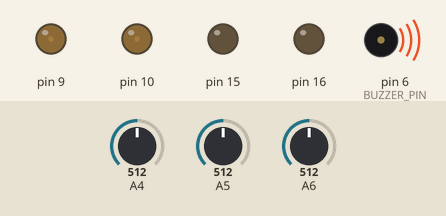
This sketch was run on a simulated Arduino Mega 2560, built with avr-gcc and run on an emulated ATmega2560. Parts: output pins drawn as LEDs (lit = HIGH), buzzer (waves = sounding). Inputs (shaded band) come from the test bench; at power-on: A4 = 512, A5 = 512, A6 = 512. What the sketch prints to the serial monitor is not drawn.

Above: at 2.28 s.
2.3 s: A4 set to 287
5.3 s: A4 set to 254
At 6.3 s:
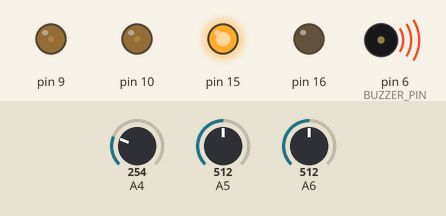
6.8 s: A5 set to 716
At 7.4 s:
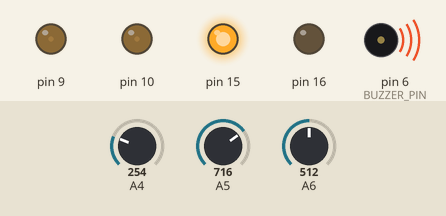
8.3 s: A5 set to 765
At 9.2 s:
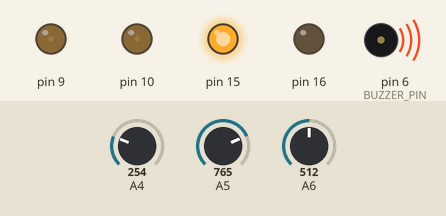
9.8 s: A5 set to 789
At 10.4 s:
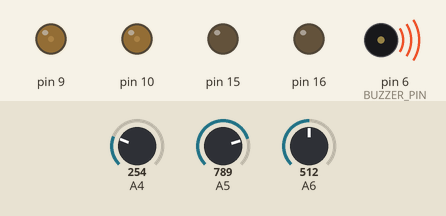
11.3 s: A4 set to 227
At 12.2 s:
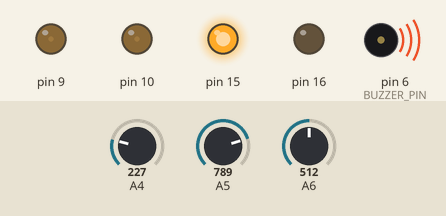
Timing chart, 0 to 13.8 s (numbered marks = the images above; inputs shaded):
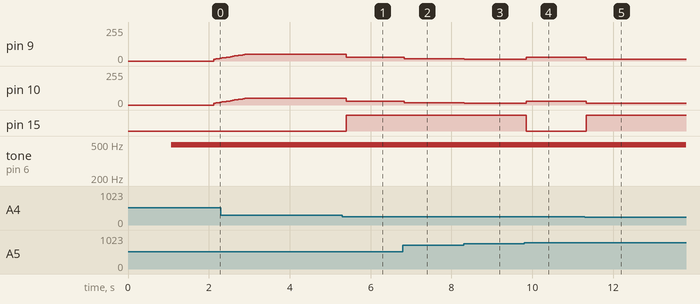

Measured:
- the behaviour switches between 273 and 272 on A4 (found by bisection; images 0 and 1)
- the behaviour switches between 780 and 781 on A5 (found by bisection; images 3 and 4)
- the behaviour switches between 246 and 245 on A4 (found by bisection; images 4 and 5)
- after the input at 5.3 s, pin 9, pin 10: 50/255 → 30/255 after 0.09 s; pin 15: LOW → HIGH after 0.09 s
- after the input at 6.8 s, pin 9, pin 10: 30/255 → 17/255 at once
- after the input at 8.3 s, pin 9, pin 10: 17/255 → 15/255 at once
- after the input at 9.8 s, pin 9, pin 10: 15/255 → 30/255 after 0.05 s; pin 15: HIGH → LOW after 0.05 s
- after the input at 11.3 s, pin 9, pin 10: 30/255 → 15/255 at once; pin 15: LOW → HIGH at once

The sketch:

final_state_machine.ino
```cpp
#define STATE_INITIAL 0  // define the all the states of Romi
#define STATE_DRIVE_FORWARDS 1
#define STATE_FOUND_LINE 2
#define STATE_BANGBANG 3
#define STATE_GOHOME 4

#define LINE_LEFT_PIN 22  // line sensor pin
#define LINE_CENTER_PIN 21
#define LINE_RIGHT_PIN 20


#include "motor_c.h"
#include "defs.h"
#include "beep.h"
#include "lineSensor_all.h"
#include "encoders.h"
#include "timer3.h"
#include "kinematics.h"
#include "pid.h"

int state;

unsigned long last_timestamp;
float M; // M value calculated by line sensor signal for bangbang system
float P_max;
float line_threshold; // thereshold for line sensor to decide whether on line
//float f_P;
float b_p; //motor power for bangbang

// pid parameter for left and right motors
float p_l = 1.4; //1.4 for 8
float i_l = 0.006; //0.006
float d_l = 5.2; // 2.5

float p_r = 1.4; //1.4 for 8
float i_r = 0.006; //0.006
float d_r = 2.5; // 2.5

// pid demand for forward driving
float forwardDemand = 8;
float forwardPwr_l;
float forwardPwr_r;

//pid demand for going home
float goHomeDemand = 8;
float goHomePwr_l;
float goHomePwr_r;
float gohomeDir = 1;


//float FindLineDemand = 20;
float FindLinePwr_l = 25; // motor power for finding lines
float FindLinePwr_r = 25;

PID_c l_PID(p_l, i_l, d_l); // pid for left motor
PID_c r_PID(p_r, i_r, d_r); // pid for right motor

lineSensor_c line(LINE_LEFT_PIN, LINE_CENTER_PIN, LINE_RIGHT_PIN);
kinematics_c kin; //kinematics for finding line tactics
kinematics_c kin1; //kinematics for distance calculation
kinematics_c kin2; //kinematics for going home
int n_tactic;
int h_tactic;


void setup() {
  // put your setup code here, to run once:

  Serial.begin(BAUD_RATE);
  delay(1000);
  Serial.println("***RESET***");

  line.calibrate(); // calibrate the line sensor to move bias

  setupEncoder0(); // setup for left and right encoder to count
  setupEncoder1();
  setupTimer3();  // setup timer3 to calculate the speed in a time interval

  line_threshold = 0.0;
  b_p = 30;
//  f_P = 20;
  last_timestamp = millis();
  n_tactic = 1; // initializing for finding line tactics/state
  h_tactic = 1; // initializing for going home tactics/state

  state = STATE_INITIAL;

}

void loop() {
//calcuate the sample time
  unsigned long time_now = millis();
  unsigned long elapsed_time = time_now - last_timestamp;
//update kinematics
  kin.k_update();
  kin1.k_update();
  kin2.k_update();

  if (elapsed_time > 50) {
    last_timestamp = millis();
      line_threshold = 250.0;

      line.readCalibrated(); //read the data calibrated
      M = line.w_lineSensing(line.onLine(line_threshold)); // calculating the M factor for bangbang

      //final state machine
      if( state == STATE_INITIAL ) {
        //beep 5 times at the beginning
               intialisingBeeps();
               l_PID.reset(); //reset pid for forward driving after beeping 5 times
               r_PID.reset();

      } else if( state == STATE_DRIVE_FORWARDS ) {
        // drive forward after beeping 5 times
               driveForwards();

      } else if( state == STATE_FOUND_LINE ) {
        // when line can't be found tactics for finding line will be actuated
               foundLineBeeps();

      } else if( state == STATE_BANGBANG ){
        //when line can be detected bangbang system will be used to follow line
               BANGBANG(b_p);

      } else if(state == STATE_GOHOME){
      // when Romi drive over a distance threshold Romi will use this goHome function
      // which include PID and degree controll to go home
               GoHome();

      } else {

              Serial.println("System Error, Unknown state!");
      }


    }
}

void intialisingBeeps() {
//beep 5 times at the beginning when line can't be detected
  if( line.onLine(line_threshold ) == false) {

      beep(); beep(); beep(); beep(); beep();
//transfer to state driving forward
      state = STATE_DRIVE_FORWARDS;

  }
}

void driveForwards() {
//when line can be detected PID will be used to drive in a straight line
  if( line.onLine(line_threshold) == false  ) {

        forwardPwr_l = l_PID.pid_update(forwardDemand, speed_e0);
        forwardPwr_r = r_PID.pid_update(forwardDemand, speed_e1);
        l_motor.setPower(forwardPwr_l);
        r_motor.setPower(forwardPwr_r);
//       l_motor.setPower(25);
//       r_motor.setPower(25);

  } else if( line.onLine(line_threshold) == true ) {
//when the line can't be detected state will be transfered to bangbang system to follow the line
    state = STATE_BANGBANG;

  }

}

void foundLineBeeps() {
//When line can't be detected finding line system will be used to find line
  if( line.onLine(line_threshold) == false  ) {

//When total driving distance over 232cm and driving distance over 245cm Romi will turn right to go home
//When total driving distance over 232cm and driving distance below 245cm Romi will turn left to go home
    if(kin1.x > 232){

       if(kin1.x >= 245){

      gohomeDir = 1;

    } else{

      gohomeDir = -1;

    }
        kin2.k_reset(); //kinematics is reset for going home and tranfering the state to going home
        state = STATE_GOHOME;
//        l_PID.reset();
//        r_PID.reset();

    } else{ //When driving distance below 232 finding line tactics will be used

         if(n_tactic == 1){ //tacitc 1: turn right to 90 degree

//                FindLinePwr_l = l_PID.pid_update(FindLineDemand, speed_e0);
//                FindLinePwr_r = r_PID.pid_update(-FindLineDemand, speed_e1);
                l_motor.setPower(FindLinePwr_l);
                r_motor.setPower(-FindLinePwr_r);

                    if(kin.theta >= PI/2){ // When Romi drive to 90 degree tacitc will be transferred to tactic 2
                      //and Romi will stop
                      n_tactic  = 2;

                      l_motor.setPower(0);
                      r_motor.setPower(0);

                    }

                 } else if(n_tactic == 2){ //tacitc 2: turn left to 90 degree

//                      FindLinePwr_l = l_PID.pid_update(-FindLineDemand, speed_e0);
//                      FindLinePwr_r = r_PID.pid_update( FindLineDemand, speed_e1);
                      l_motor.setPower(-FindLinePwr_l);
                      r_motor.setPower(FindLinePwr_r);

                      if(kin.theta <= -PI/2){ // When Romi drive to -90 degree tacitc will be transferred to tactic3
                     //and Romi will stop
                      n_tactic  = 3;

                      l_motor.setPower(0);
                      r_motor.setPower(0);

                    }

                 } else if(n_tactic == 3){ //tacitc 3: turn right to 0 degree

//                      FindLinePwr_l = l_PID.pid_update(FindLineDemand, speed_e0);
//                      FindLinePwr_r = r_PID.pid_update(-FindLineDemand, speed_e1);
                      l_motor.setPower(FindLinePwr_l);
                      r_motor.setPower(-FindLinePwr_r);

                   if(kin.theta >= 0){ // When Romi drive to 0 degree tacitc will be transferred to tactic4
                    //and Romi will stop
                      n_tactic  = 4;
                      l_motor.setPower(0);
                      r_motor.setPower(0);

                    }
                  } else if(n_tactic == 4){

//                      FindLinePwr_l = l_PID.pid_update(FindLineDemand, speed_e0);
//                      FindLinePwr_r = r_PID.pid_update(FindLineDemand, speed_e1);
                    if(kin1.x >= 75){ //When Romi drive far from 75cm Romi in tactic4 will drive forward
                      l_motor.setPower(FindLinePwr_l);
                      r_motor.setPower(FindLinePwr_r);

                      kin.k_reset(); // reset kinematics when finishing every finding line tactics
                    } else{ //When Romi don't drive far from 75cm Romi in tactic4 will turn right until finding line

                      l_motor.setPower(FindLinePwr_l);
                      r_motor.setPower(-FindLinePwr_r);

                    }

                 }

          }


  } else if( line.onLine(line_threshold) == true  ) { // When line is found Romi will follow line by using bangbang

    state = STATE_BANGBANG;

  }

}

void BANGBANG(float B_P) {

  if( line.onLine(line_threshold) == true  ) {

          line.bangbang_controller(B_P);
          n_tactic = 1;
          kin.k_reset(); //reset kinematics after finding line in order to use degree accumulation later

  } else if( line.onLine(line_threshold) == false ) {
// When line cant be found line will be found by using method mentioned before
        state = STATE_FOUND_LINE;
//        l_PID.reset();
//        r_PID.reset();

  }

}


void GoHome() {

  Serial.print(kin2.x);
  Serial.print(",");
  Serial.print(kin2.theta);
  Serial.print(",");
  Serial.println(h_tactic);
  if (kin2.x >= 160){ //When Romi drives home over 160cm Romi will stop

          l_motor.setPower(0);
          r_motor.setPower(0);
  } else{

     if( h_tactic == 1  ) { // rotation direction depend on method mendtioned before


//          goHomePwr_l = l_PID.pid_update(goHomeDemand, speed_e0);
//          goHomePwr_r = r_PID.pid_update(-goHomeDemand, speed_e1);
          l_motor.setPower(25 * gohomeDir);
          r_motor.setPower(-25 * gohomeDir);


         if( abs(kin2.theta) >= 1.445 ) { // heading angle for going home and stop

          h_tactic = 2;
          l_motor.setPower(0);
          r_motor.setPower(0);
          l_PID.reset(); // reset pid for going home on straight line
          r_PID.reset();


        }

      }  else if( h_tactic == 2  ) { //going home on straight line by using PID

          goHomePwr_l = l_PID.pid_update(goHomeDemand, speed_e0);
          goHomePwr_r = r_PID.pid_update(goHomeDemand, speed_e1);
          l_motor.setPower(goHomePwr_l);
          r_motor.setPower(goHomePwr_r);

  }

  }
}
```

beep.h
```cpp
#ifndef _BEEP_H
#define _BEEP_H
#define BUZZER_PIN 6

void beep(){ // beep
  pinMode(BUZZER_PIN,OUTPUT);
  analogWrite(BUZZER_PIN,80);
  delay(100);
  analogWrite(BUZZER_PIN,0);
  delay(100);
  }

#endif
```

defs.h
```cpp
#ifndef _DEFS_H  //define pins and variables
#define _DEFS_H

#define PWM_L 10
#define PWM_R 9

#define DIR_L 16
#define DIR_R 15

#define PWM_MAX 50
#define PWM_MIN 0

#define BAUD_RATE 9600

#endif
```

kinematics.h
```cpp
#ifndef _KINEMATICS_H
#define _KINEMATICS_H


class kinematics_c {
  public:

    // What variables do you need?
    // What is the appropriate type?
    float x;
    float y;
    float theta;

    float last_x;
    float last_y;
    float last_theta;

    unsigned long last_k_ts = millis();

    // Function Prototypes
    kinematics_c();
    void k_reset(); // constructor
    void k_update();    // update kinematics


}; // End of class definition.


kinematics_c::kinematics_c() {

  k_reset();

} // end of constructor.

// Routine to execute the update to
// kinematics
void kinematics_c::k_update() {

  long time_now_k = millis();
  long diff_time_k = time_now_k - last_k_ts;
  float delta_time_k = (float) diff_time_k;

  if(delta_time_k > 20){ // sample every 20ms

      last_k_ts = time_now_k;

      float wheel_seperation = 14.2;     //cm
      theta = last_theta + ( (speed_e0 - speed_e1) * 0.02 ) / wheel_seperation; // accumulation degree
      last_theta = theta;

      x = last_x + ( (speed_e0 + speed_e1) * 0.02 ) / 2.0  ;   // second, cm,  total distance
      last_x = x;
  }
}

void kinematics_c::k_reset(){
     x = 0; //total distance
     y = 0;
     theta = 0;

     last_x = 0;
     last_y = 0;
     last_theta = 0;

     last_k_ts = millis();
}


#endif
```

lineSensor_all.h
```cpp
#ifndef _3LINESENSOR_ALL_H
#define _3LINESENSOR_ALL_H

#include "motor_c.h"
#include "defs.h"

class lineSensor_c{ //class for 3 line sensor
   public:

      int l_pin;
      int c_pin;
      int r_pin;

      float l_bias;
      float c_bias;
      float r_bias;

      float l_calibratedLine;
      float c_calibratedLine;
      float r_calibratedLine;

      float l_line_in;
      float c_line_in;
      float r_line_in;
      unsigned long last_cali_ts;
      float m;

//      unsigned long last_time_0;


//      Motor_c l_motor(PWM_L, DIR_L);
//      Motor_c r_motor(PWM_R, DIR_R);

      lineSensor_c(int L_pin, int C_pin, int R_pin){

          last_cali_ts = millis();

          l_pin = L_pin;
          c_pin = C_pin;
          r_pin = R_pin;

          l_bias = 0;
          c_bias = 0;
          r_bias = 0;

          l_calibratedLine = 0;
          c_calibratedLine = 0;
          r_calibratedLine = 0;

          l_line_in = 0;
          c_line_in = 0;
          r_line_in = 0;

          m = 0;
//          last_time_0 = 0;
          pinMode(l_pin, INPUT);
          pinMode(c_pin, INPUT);
          pinMode(r_pin, INPUT);

        }

        void calibrate();
        void readCalibrated();
        boolean onLine(float threshold);
        float w_lineSensing(boolean ONLINE);
        void bangbang_controller(float power_max);

  };

void lineSensor_c::calibrate(){// sample line signal every 20ms and calculating average of 50 samples
  //for calibrate line sensors to move offset
      float l_value;
      float c_value;
      float r_value;

      for (int i = 0; i < 50; i++){

        if(millis() - last_cali_ts > 20){

            l_value = analogRead(l_pin);
            c_value = analogRead(c_pin);
            r_value = analogRead(r_pin);

            l_bias = l_bias + l_value;
            c_bias = c_bias + c_value;
            r_bias = l_bias + r_value;

           }

        }

      l_bias = l_bias / 50.0;
      c_bias = c_bias / 50.0;
      r_bias = r_bias / 50.0;

  }

void lineSensor_c::readCalibrated(){//read data calibrated
      l_line_in = analogRead(l_pin);
      c_line_in = analogRead(c_pin);
      r_line_in = analogRead(r_pin);

      l_calibratedLine = abs(l_line_in - l_bias);
      c_calibratedLine = abs(c_line_in - c_bias);
      r_calibratedLine = abs(r_line_in - r_bias);
  }


boolean lineSensor_c::onLine(float threshold){ // decide whether Romi on the line

      if ( (l_calibratedLine > threshold) | (c_calibratedLine > threshold) | (r_calibratedLine > threshold) ){

        return true;

      } else{

        return false;

      }
 }


float  lineSensor_c::w_lineSensing(boolean ONLINE){ // calculating M factor for bangbang system

    if(ONLINE){
      float T_value_c;
      float p_l;
      float p_c;
      float p_r;

      T_value_c = l_calibratedLine + c_calibratedLine + r_calibratedLine;
      p_l = l_calibratedLine / T_value_c;
      p_c = c_calibratedLine / T_value_c;
      p_r = r_calibratedLine / T_value_c;

      m = p_l - p_r;

      return m;
    } else{

    }

}

//create left and right motor instance
Motor_c l_motor(PWM_L, DIR_L);
Motor_c r_motor(PWM_R, DIR_R);

void lineSensor_c::bangbang_controller(float power_max){
//When M factor is between -0.5 and 0.5 Romi will move forward
      if (( m > (-0.5) ) && ( m < 0.5 )){  // -0.5 <= m <= 0.5 ==> go forward ==> should continue to go forward

           float l_power = power_max;
           float r_power = power_max;

            l_motor.setPower(l_power);
            r_motor.setPower(r_power);

      } else {   // -1 <= m <= -0.5 ==> go left ==> should turn right, 0.5 <= m <= 1 ==> go right ==> should turn left
        //When M factor is not between -0.5 and 0.5 Rotation of Romi will depend on M factor
            float l_power = m * power_max * (-1);
            float r_power = m * power_max * (+1);

            l_motor.setPower(l_power);
            r_motor.setPower(r_power);

        }

}


#endif
```

motor_c.h
```cpp
#ifndef _MOTOR_H
#define _MOTOR_H

#include "defs.h"


class Motor_c{
    public:
      int pwm_pin;
      int dir_pin;

      Motor_c(int pwm_pin_in, int dir_pin_in){
        pwm_pin = pwm_pin_in;
        dir_pin = dir_pin_in;
        pinMode(pwm_pin, OUTPUT);
        pinMode(dir_pin, OUTPUT);

        digitalWrite(pwm_pin, LOW);
        digitalWrite(dir_pin, LOW);
        }

      void setPower(float power_in);

  };

  void Motor_c::setPower(float power_in){

           if(power_in > 0){
              digitalWrite(dir_pin, LOW); //low voltage is forward
            }
           else if(power_in < 0){
              digitalWrite(dir_pin, HIGH); //high voltage is backward
            }else{
            }

            if(power_in < 0){
              power_in *= -1;
              }

          if(power_in > PWM_MAX){
              power_in = PWM_MAX;
            }
           else if(power_in < PWM_MIN){
              power_in = PWM_MIN;
            }
          analogWrite(pwm_pin,power_in);
        }


#endif
```

timer3.h
```cpp
#ifndef _TIMER3_H
#define _TIMER3_H

#include "encoders.h"

volatile long pre_count_e0;
volatile float speed_e0;
volatile long pre_count_e1;
volatile float speed_e1;
//volatile float ave_spd_0;


void setupTimer3() {


  pre_count_e0 = 0;
  speed_e0 = 0;

  pre_count_e1 = 0;
  speed_e1 = 0;

//  ave_spd_0 = 0;

  // disable global interrupts
  cli();

  // Reset timer3 to a blank condition.
  // TCCR = Timer/Counter Control Register
  TCCR3A = 0;     // set entire TCCR3A register to 0
  TCCR3B = 0;     // set entire TCCR3B register to 0

  // First, turn on CTC mode.  Timer3 will count up
  // and create an interrupt on a match to a value.
  // See table 14.4 in manual, it is mode 4.
  TCCR3B = TCCR3B | (1 << WGM32);

  // For a cpu clock precaler of 256:
  // Shift a 1 up to bit CS32 (clock select, timer 3, bit 2)
  // Table 14.5 in manual.
  TCCR3B = TCCR3B | (1 << CS32);


  // set compare match register to desired timer count.
  // CPU Clock  = 16000000 (16mhz).
  // Prescaler  = 256
  // Timer freq = 16000000/256 = 62500  2000000
  // We can think of this as timer3 counting up to 62500 in 1 second.
  // compare match value = 62500/ 12.5 (we desire 12.5hz).
  OCR3A = 5000;

  // enable timer compare interrupt:
  TIMSK3 = TIMSK3 | (1 << OCIE3A);

  // enable global interrupts:
  sei();
}


ISR( TIMER3_COMPA_vect ) {
    // speed caculation
    long E0_diff = -(count_e0 - pre_count_e0);   // 1 encoder count equals 0.15mm ==> cm/s
    speed_e0 = (float) E0_diff * 0.015 / float(80 * 0.001);
    pre_count_e0 = count_e0;

    long E1_diff = -(count_e1 - pre_count_e1);
    speed_e1 = (float) E1_diff * 0.015 / float(80 * 0.001);
    pre_count_e1 = count_e1;

//    ave_spd_0 = (ave_spd_0*0.8) + (speed_e0 * 0.2);

}


#endif
```

Source omitted: encoders.h (8449 bytes), pid.h (3945 bytes)
